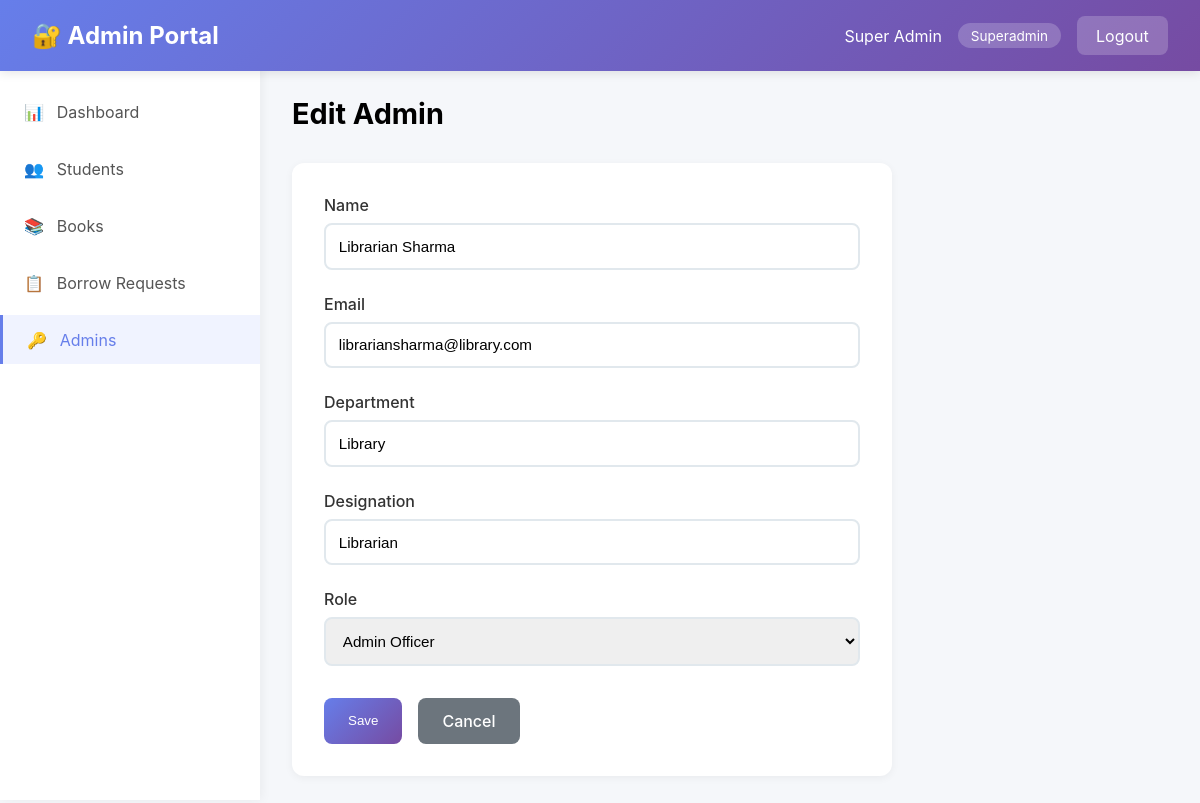
Screenshot of /admin-portal/admins/edit/2/ (signed in) with the database file from the repository.
### lms_app/models.py (models this page shows, shortened)
class Admin(models.Model):
    email = models.EmailField(unique=True)
    name = models.CharField(max_length=100)
    department = models.CharField(max_length=100, blank=True, null=True)
    designation = models.CharField(max_length=100, blank=True, null=True)
    password = models.CharField(max_length=255)
    role = models.CharField(max_length=20, choices=ROLE_CHOICES, default='officer')
    is_active = models.BooleanField(default=True)
    created_at = models.DateTimeField(auto_now_add=True)

### lms_app/views.py (the view)
# urls.py: path('admin-portal/admins/edit/<int:admin_id>/', views.admin_edit_admin_view, name='admin_edit_admin'),
@superadmin_required
def admin_edit_admin_view(request, admin_id):
    admin_to_edit = get_object_or_404(Admin, id=admin_id)
    if request.method == 'POST':
        form = AdminEditForm(request.POST, instance=admin_to_edit)
        if form.is_valid():
            form.save()
            messages.success(request, f'Admin {admin_to_edit.name} updated successfully!')
            return redirect('admin_manage_admins')
    else:
        form = AdminEditForm(instance=admin_to_edit)
    context = {
        'admin': request.admin,
        'form': form,
        'admin_to_edit': admin_to_edit,
    }
    return render(request, 'admin_edit_admin.html', context)

### lms_app/forms.py
class AdminEditForm(forms.ModelForm):
    class Meta:
        model = Admin
        fields = ['name', 'email', 'department', 'designation', 'role']
        widgets = {
            'name': forms.TextInput(attrs={'class': 'form-input', 'placeholder': 'Enter name'}),
            'email': forms.EmailInput(attrs={'class': 'form-input', 'placeholder': 'Enter email'}),
            'department': forms.TextInput(attrs={'class': 'form-input', 'placeholder': 'Enter department'}),
            'designation': forms.TextInput(attrs={'class': 'form-input', 'placeholder': 'Enter designation'}),
        }

### lms_app/views.py (called while the page is built)
def superadmin_required(view_func):
    @wraps(view_func)
    def wrapper(request, *args, **kwargs):
        admin_id = request.session.get('admin_id')
        if not admin_id:
            messages.error(request, 'Please login to access this page.')
            return redirect('admin_login')
        try:
            admin = Admin.objects.get(id=admin_id, is_active=True)
            if admin.role != 'superadmin':
                messages.error(request, 'You do not have permission to access this page.')
                return redirect('admin_dashboard')
            request.admin = admin
        except Admin.DoesNotExist:
            del request.session['admin_id']
            messages.error(request, 'Session expired. Please login again.')
            return redirect('admin_login')
        return view_func(request, *args, **kwargs)
    return wrapper

### lms_app/templates/admin_edit_admin.html (shortened to what this page needs)
<!DOCTYPE html>
<html lang="en">
<head>
</head>
<body>
    <nav class="navbar">
        <h1>🔐 Admin Portal</h1>
        <div class="user-info">
            <span>{{ admin.name }}</span>
            <span class="role-badge">{{ admin.get_role_display }}</span>
            <a href="{% url 'admin_logout' %}" class="logout-btn">Logout</a>
        </div>
    </nav>
    <div class="container">
        <aside class="sidebar">
            <ul class="sidebar-menu">
                <li><a href="{% url 'admin_dashboard' %}"><span>📊</span> Dashboard</a></li>
                <li><a href="{% url 'admin_manage_students' %}"><span>👥</span> Students</a></li>
                <li><a href="{% url 'admin_manage_books' %}"><span>📚</span> Books</a></li>
                <li><a href="{% url 'admin_borrow_requests' %}"><span>📋</span> Borrow Requests</a></li>
                <li><a href="{% url 'admin_manage_admins' %}" class="active"><span>🔑</span> Admins</a></li>
            </ul>
        </aside>
        <main class="main-content">
            <div class="page-header">
                <h2>Edit Admin</h2>
            </div>
            <div class="card">
                <form method="post">
                    {% for field in form %}
                    <div class="form-group">
                        <label>{{ field.label }}</label>
                        {{ field }}
                    </div>
                    {% endfor %}
                    <div class="form-actions">
                        <button type="submit" class="btn-primary">Save</button>
                        <a href="{% url 'admin_manage_admins' %}" class="btn-secondary">Cancel</a>
                    </div>
                </form>
            </div>
        </main>
    </div>
</body>
</html>

### lms_app/templates/admin_edit_admin.html (style rules this page uses)
* { margin: 0; padding: 0; box-sizing: border-box; }
body { font-family: -apple-system, BlinkMacSystemFont, 'Segoe UI', Roboto, sans-serif; background: #f5f7fa; }
.navbar { background: linear-gradient(135deg, #667eea 0%, #764ba2 100%); color: white; padding: 1rem 2rem; box-shadow: 0 2px 10px rgba(0,0,0,0.1); position: fixed; top: 0; left: 0; right: 0; z-index: 100; display: flex; justify-content: space-between; align-items: center; }
.navbar h1 { font-size: 1.5rem; }
.user-info { display: flex; align-items: center; gap: 1rem; }
.role-badge { background: rgba(255,255,255,0.2); padding: 0.3rem 0.8rem; border-radius: 20px; font-size: 0.85rem; }
.logout-btn { background: rgba(255,255,255,0.2); color: white; border: none; padding: 0.6rem 1.2rem; border-radius: 8px; cursor: pointer; text-decoration: none; display: inline-block; }
.container { display: flex; margin-top: 64px; min-height: calc(100vh - 64px); }
.sidebar { width: 260px; background: white; box-shadow: 2px 0 10px rgba(0,0,0,0.05); position: fixed; height: calc(100vh - 64px); overflow-y: auto; }
.sidebar-menu { list-style: none; padding: 1rem 0; }
.sidebar-menu li { margin: 0.5rem 0; }
.sidebar-menu a { display: flex; align-items: center; gap: 0.8rem; padding: 0.9rem 1.5rem; color: #555; text-decoration: none; transition: all 0.3s ease; }
.sidebar-menu a.active { background: #f0f3ff; color: #667eea; border-left: 3px solid #667eea; }
.main-content { margin-left: 260px; flex: 1; padding: 2rem; }
.page-header { margin-bottom: 2rem; }
.page-header h2 { font-size: 1.8rem; margin-bottom: 0.5rem; }
.btn-primary { background: linear-gradient(135deg, #667eea 0%, #764ba2 100%); color: white; border: none; padding: 0.8rem 1.5rem; border-radius: 8px; cursor: pointer; text-decoration: none; display: inline-block; font-weight: 500; }
.btn-secondary { background: #6c757d; color: white; border: none; padding: 0.8rem 1.5rem; border-radius: 8px; cursor: pointer; text-decoration: none; display: inline-block; font-weight: 500; }
.card { background: white; padding: 2rem; border-radius: 12px; box-shadow: 0 2px 8px rgba(0,0,0,0.05); max-width: 600px; }
.form-group { margin-bottom: 1.5rem; }
.form-group label { display: block; margin-bottom: 0.5rem; font-weight: 500; color: #333; }
.form-group input, .form-group select { width: 100%; padding: 0.8rem; border: 2px solid #e1e8ed; border-radius: 8px; font-size: 0.95rem; }
.form-actions { display: flex; gap: 1rem; margin-top: 2rem; }

### rows the page displays
Admin: name "Super Admin", role "Superadmin"
Admin: form "Librarian Sharma" "librariansharma@library.com" "Library" "Librarian" "Admin Officer"

### other values shown
{{ field.label }} "Name" "Email" "Department" "Designation" "Role"
